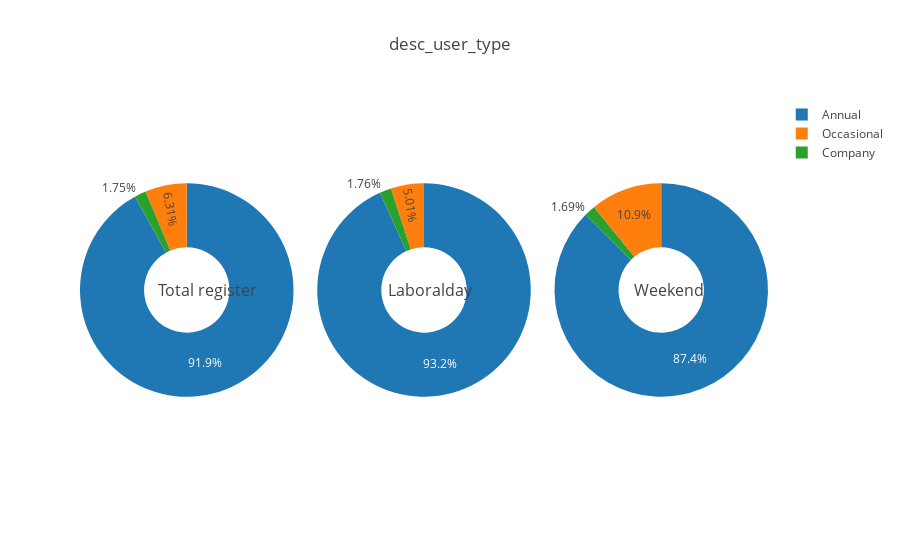

Notebook code cell kept with this figure:
### Markdown cell above
### Pie user_type por weekend

### Code cell
x_var = 'desc_user_type'
filter_var = 'weekend'
generatePie(x_var, filter_var, dfUsers)

### Figure 1 — Plotly figure (JSON) as saved in the notebook; plotly's stock layout.template omitted (floating-point values rounded to 4 significant figures)
{"data": [{"domain": {"column": 0}, "name": "desc_user_type", "labels": ["Annual", "Company", "Occasional"], "values": [11250, 214, 772], "hole": 0.4, "type": "pie", "uid": "e83f912e-7e4b-4adc-912a-60022a93546d"}, {"domain": {"column": 1}, "name": "desc_user_type", "labels": ["Annual", "Company", "Occasional"], "values": [8874, 168, 477], "hole": 0.4, "type": "pie", "uid": "757dff63-a9bf-4155-8e60-d9e1468ae41f"}, {"domain": {"column": 2}, "name": "desc_user_type", "labels": ["Annual", "Company", "Occasional"], "values": [2376, 46, 295], "hole": 0.4, "type": "pie", "uid": "b6e930b2-88ea-4da2-bf86-3d5901520aff"}], "layout": {"grid": {"rows": 1, "columns": 3}, "annotations": [{"y": 0.5, "text": "Total register", "font": {"size": 16}, "x": 0.11, "showarrow": false}, {"y": 0.5, "text": "Laboralday", "font": {"size": 16}, "x": 0.51, "showarrow": false}, {"y": 0.5, "text": "Weekend", "font": {"size": 16}, "x": 0.91, "showarrow": false}], "title": {"text": "desc_user_type"}}}
